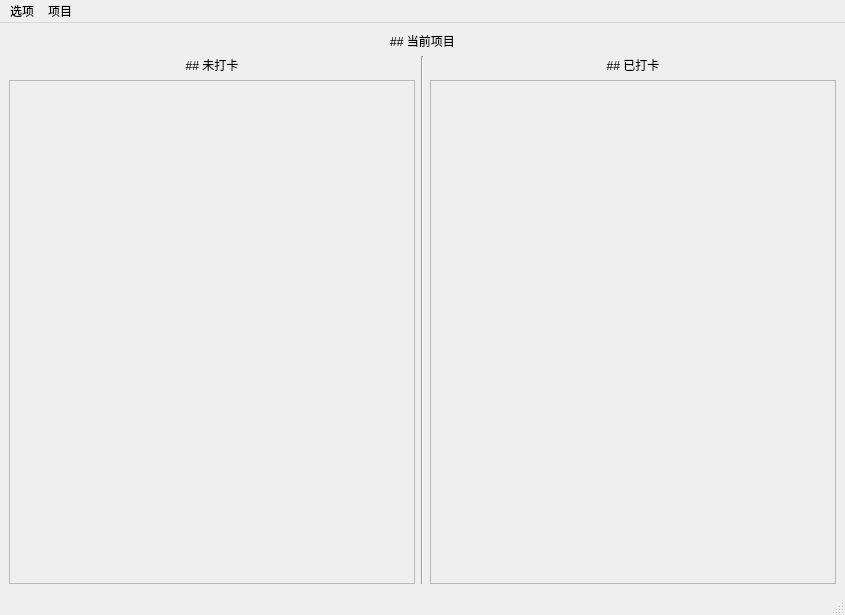
<?xml version="1.0" encoding="UTF-8"?>
<ui version="4.0">
 <class>MainWindow</class>
 <widget class="QMainWindow" name="MainWindow">
  <property name="geometry">
   <rect>
    <x>0</x>
    <y>0</y>
    <width>845</width>
    <height>615</height>
   </rect>
  </property>
  <property name="windowTitle">
   <string>MainWindow</string>
  </property>
  <property name="unifiedTitleAndToolBarOnMac">
   <bool>false</bool>
  </property>
  <widget class="QWidget" name="centralwidget">
   <layout class="QGridLayout" name="gridLayout" rowstretch="0,0,0">
    <item row="1" column="1" rowspan="2">
     <widget class="Line" name="line">
      <property name="orientation">
       <enum>Qt::Vertical</enum>
      </property>
     </widget>
    </item>
    <item row="1" column="2">
     <widget class="QLabel" name="label_2">
      <property name="text">
       <string>## 已打卡</string>
      </property>
      <property name="textFormat">
       <enum>Qt::MarkdownText</enum>
      </property>
      <property name="alignment">
       <set>Qt::AlignCenter</set>
      </property>
     </widget>
    </item>
    <item row="1" column="0">
     <widget class="QLabel" name="label">
      <property name="text">
       <string>## 未打卡</string>
      </property>
      <property name="textFormat">
       <enum>Qt::MarkdownText</enum>
      </property>
      <property name="alignment">
       <set>Qt::AlignCenter</set>
      </property>
     </widget>
    </item>
    <item row="2" column="0">
     <widget class="QScrollArea" name="scrollArea">
      <property name="widgetResizable">
       <bool>true</bool>
      </property>
      <widget class="QWidget" name="scrollAreaWidgetContents">
       <property name="geometry">
        <rect>
         <x>0</x>
         <y>0</y>
         <width>404</width>
         <height>495</height>
        </rect>
       </property>
       <layout class="QGridLayout" name="gridLayout_2"/>
      </widget>
     </widget>
    </item>
    <item row="0" column="0" colspan="3">
     <widget class="QLabel" name="label_3">
      <property name="text">
       <string>## 当前项目</string>
      </property>
      <property name="textFormat">
       <enum>Qt::MarkdownText</enum>
      </property>
      <property name="alignment">
       <set>Qt::AlignCenter</set>
      </property>
     </widget>
    </item>
    <item row="2" column="2">
     <widget class="QScrollArea" name="scrollArea_2">
      <property name="widgetResizable">
       <bool>true</bool>
      </property>
      <widget class="QWidget" name="scrollAreaWidgetContents_2">
       <property name="geometry">
        <rect>
         <x>0</x>
         <y>0</y>
         <width>404</width>
         <height>495</height>
        </rect>
       </property>
      </widget>
     </widget>
    </item>
   </layout>
  </widget>
  <widget class="QStatusBar" name="statusbar"/>
  <widget class="QMenuBar" name="menuBar">
   <property name="geometry">
    <rect>
     <x>0</x>
     <y>0</y>
     <width>845</width>
     <height>22</height>
    </rect>
   </property>
   <widget class="QMenu" name="menu">
    <property name="title">
     <string>选项</string>
    </property>
    <addaction name="action1"/>
    <addaction name="action1_2"/>
   </widget>
   <widget class="QMenu" name="menu_2">
    <property name="title">
     <string>项目</string>
    </property>
    <addaction name="action1_3"/>
    <addaction name="action1_4"/>
    <addaction name="separator"/>
   </widget>
   <addaction name="menu"/>
   <addaction name="menu_2"/>
  </widget>
  <action name="action1">
   <property name="text">
    <string>设置</string>
   </property>
  </action>
  <action name="action1_2">
   <property name="text">
    <string>关于</string>
   </property>
  </action>
  <action name="action1_3">
   <property name="text">
    <string>新建</string>
   </property>
  </action>
  <action name="action1_4">
   <property name="text">
    <string>管理</string>
   </property>
  </action>
 </widget>
 <resources/>
 <connections/>
</ui>
